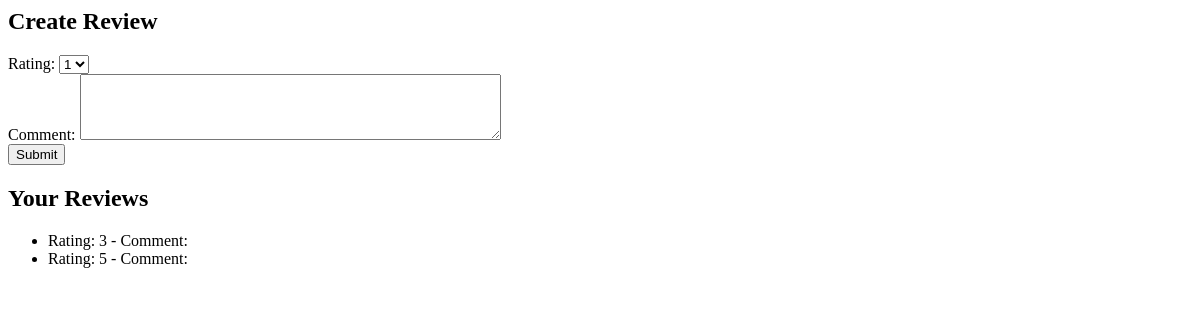
The app's page /finished/reviews/create/4/ (signed in), older data.
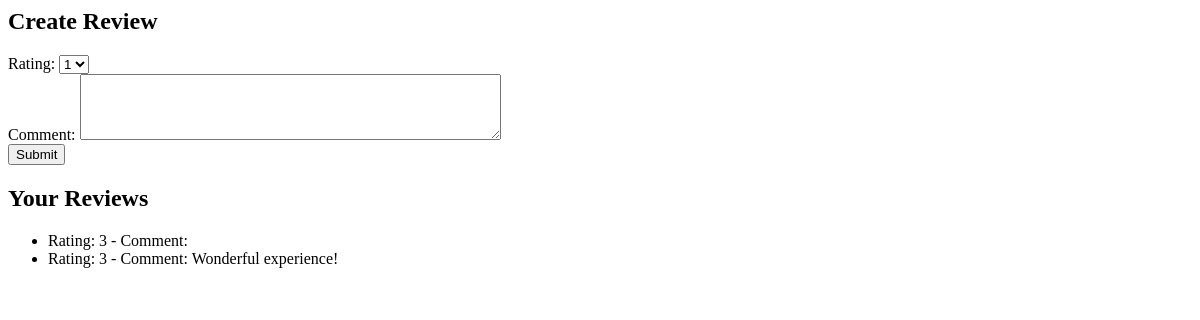
The same page, newer data.
### user_app/models.py (models this page shows, shortened)
class Review(models.Model):
    author = models.ForeignKey(UserProfile, on_delete=models.CASCADE)
    listing = models.ForeignKey(Experience, on_delete=models.CASCADE)
    rating = models.IntegerField(choices=[(i, i) for i in range(1, 6)])
    comment = models.TextField()

### finished_app/views.py (the view, shortened to what this page needs)
# urls.py: path("reviews/create/<int:experience_id>/", views.create_review, name='create_review' )
@login_required
def create_review(request, experience_id):
    experience = get_object_or_404(Experience, id=experience_id)
    try:
        booking = Booking.objects.get(experience_name=experience.title, traveler=request.user.username)
    except Booking.DoesNotExist:
        return render(request, 'finished_app/review_not_allowed.html')
    if timezone.now().date() < experience.end_date:
        return render(request, 'finished_app/review_untimely.html')
    existing_review = Review.objects.filter(author=request.user.user_profile, listing=experience).first()
    user_reviews = Review.objects.filter(author=request.user.user_profile)
    return render(request, 'finished_app/create_review.html', {'experience': experience, 'user_reviews': user_reviews})

### templates/finished_app/create_review.html (shortened to what this page needs)
{% block content %}
  <h2>Create Review</h2>
  <form method="POST" action="{% url 'finished_app:create_review' experience_id=experience.id %}">
    <label for="rating">Rating:</label>
    <select name="rating" id="rating">
      <option value="1">1</option>
    </select>
    <br>
    <label for="comment">Comment:</label>
    <textarea name="comment" id="comment" rows="4" cols="50"></textarea>
    <br>
    <button type="submit">Submit</button>
  </form>
  <h2>Your Reviews</h2>
  <ul>
    {% for review in user_reviews %}
      <li>Rating: {{ review.rating }} - Comment: {{ review.comment }}</li>
    {% endfor %}
  </ul>
{% endblock %}

Row changes from the older to the newer data that the page shows:
changed Review: rating "5" → "3"; comment (not shown) → "Wonderful experience!"
